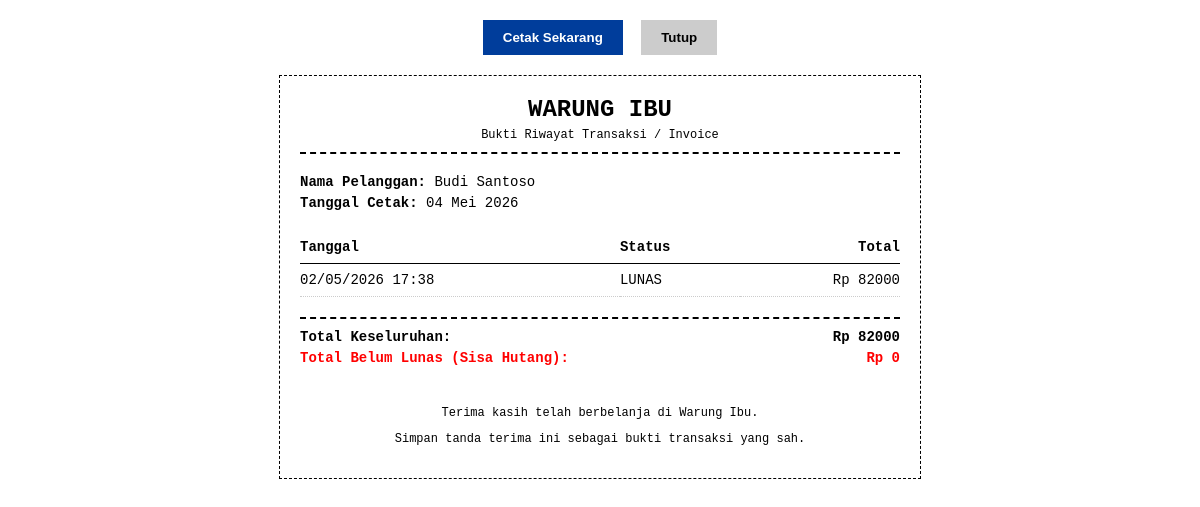
The page /laporan/cetak/1/ on the database its author committed.
### core/models.py (models this page shows, shortened)
class Customer(models.Model):
    nama = models.CharField(max_length=100)
    no_hp = models.CharField(max_length=20, blank=True, null=True)

class Transaksi(models.Model):
    STATUS_CHOICES = (
        ('bayar', 'Bayar'),
        ('nanti', 'Nanti'),
    )
    tanggal = models.DateTimeField(default=timezone.now)
    customer = models.ForeignKey(Customer, on_delete=models.SET_NULL, null=True, blank=True)
    total = models.DecimalField(max_digits=12, decimal_places=0, default=0)
    status = models.CharField(max_length=10, choices=STATUS_CHOICES, default='bayar')

### core/views.py (the view)
# urls.py: path('laporan/cetak/<int:customer_id>/', views.cetak_laporan_customer, name='cetak_laporan_customer'),
def cetak_laporan_customer(request, customer_id):
    customer = get_object_or_404(Customer, pk=customer_id)
    transaksi = Transaksi.objects.filter(customer=customer).order_by('-tanggal')
    total_nominal = transaksi.aggregate(Sum('total'))['total__sum'] or 0
    total_piutang = transaksi.filter(status='nanti').aggregate(Sum('total'))['total__sum'] or 0
    context = {
        'customer': customer,
        'transaksi_list': transaksi,
        'total_nominal': total_nominal,
        'total_piutang': total_piutang,
        'tanggal_cetak': timezone.localtime().date()
    }
    return render(request, 'cetak_laporan.html', context)

### templates/cetak_laporan.html (shortened to what this page needs)
<!DOCTYPE html>
<html lang="id">
<head>
</head>
<body>
    <div class="no-print" style="text-align: center; margin-bottom: 20px;">
        <button onclick="window.print()" style="padding: 10px 20px; background: #003d9b; color: white; border: none; font-weight: bold; cursor: pointer;">Cetak Sekarang</button>
        <button onclick="window.close()" style="padding: 10px 20px; background: #ccc; border: none; font-weight: bold; cursor: pointer; margin-left: 10px;">Tutup</button>
    </div>
    <div class="container">
        <div class="header">
            <h1>WARUNG IBU</h1>
            <p>Bukti Riwayat Transaksi / Invoice</p>
        </div>
        <div class="info">
            <p><strong>Nama Pelanggan:</strong> {{ customer.nama }}</p>
            <p><strong>Tanggal Cetak:</strong> {{ tanggal_cetak|date:"d M Y" }}</p>
        </div>
        <table>
            <thead>
                <tr>
                    <th>Tanggal</th>
                    <th>Status</th>
                    <th class="text-right">Total</th>
                </tr>
            </thead>
            <tbody>
                {% for trx in transaksi_list %}
                <tr>
                    <td>{{ trx.tanggal|date:"d/m/Y H:i" }}</td>
                    <td>
                        {% if trx.status == 'bayar' %}
                            LUNAS
                        {% else %}
                            BELUM LUNAS
                        {% endif %}
                    </td>
                    <td class="text-right">Rp {{ trx.total|floatformat:0 }}</td>
                </tr>
                {% endfor %}
            </tbody>
        </table>
        <div class="summary">
            <div class="summary-row">
                <span>Total Keseluruhan:</span>
                <span>Rp {{ total_nominal|floatformat:0 }}</span>
            </div>
            <div class="summary-row total-piutang">
                <span>Total Belum Lunas (Sisa Hutang):</span>
                <span>Rp {{ total_piutang|floatformat:0 }}</span>
            </div>
        </div>
        <div style="text-align: center; margin-top: 40px; font-size: 12px;">
            <p>Terima kasih telah berbelanja di Warung Ibu.</p>
            <p>Simpan tanda terima ini sebagai bukti transaksi yang sah.</p>
        </div>
    </div>
</body>
</html>

### templates/cetak_laporan.html (style rules this page uses)
body { font-family: 'Courier New', Courier, monospace; font-size: 14px; color: #000; margin: 0; padding: 20px; }
.container { max-width: 600px; margin: 0 auto; border: 1px dashed #000; padding: 20px; }
.header { text-align: center; border-bottom: 2px dashed #000; padding-bottom: 10px; margin-bottom: 20px; }
.header h1 { margin: 0 0 5px; font-size: 24px; }
.header p { margin: 0; font-size: 12px; }
.info { margin-bottom: 20px; }
.info p { margin: 5px 0; }
table { width: 100%; border-collapse: collapse; margin-bottom: 20px; }
th, td { text-align: left; padding: 8px 0; border-bottom: 1px dotted #ccc; }
th { font-weight: bold; border-bottom: 1px solid #000; }
.text-right { text-align: right; }
.summary { border-top: 2px dashed #000; padding-top: 10px; }
.summary-row { display: flex; justify-content: space-between; margin-bottom: 5px; font-weight: bold; }
.total-piutang { color: red; }

### rows shown on the page
Customer: nama "Budi Santoso"
Transaksi: tanggal "02/05/2026 17:38", status "LUNAS", total "82000"

### other values the page prints
{{ tanggal_cetak|date:"d M Y" }} "04 Mei 2026"
{{ total_nominal|floatformat:0 }} "82000"
{{ total_piutang|floatformat:0 }} "0"
